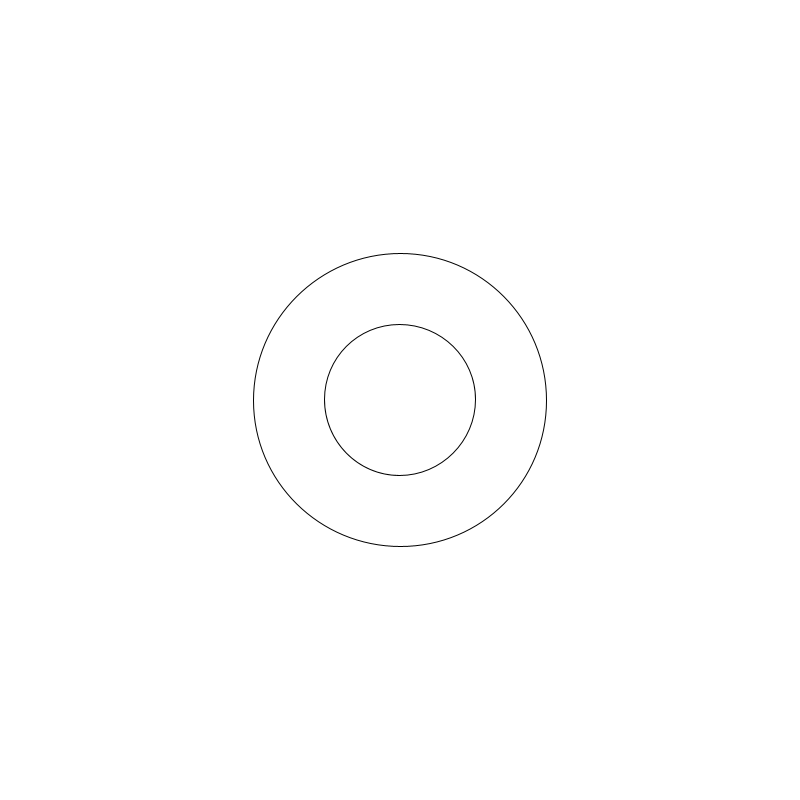
Frame 1 (no input)
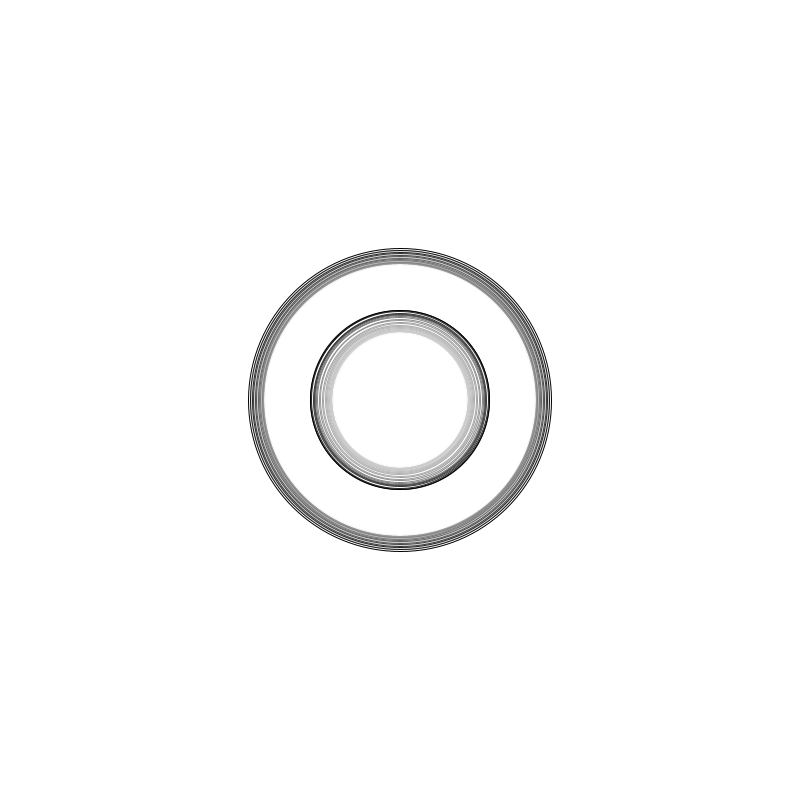
Frame 60 (the mouse pressed at the canvas centre just before this capture)
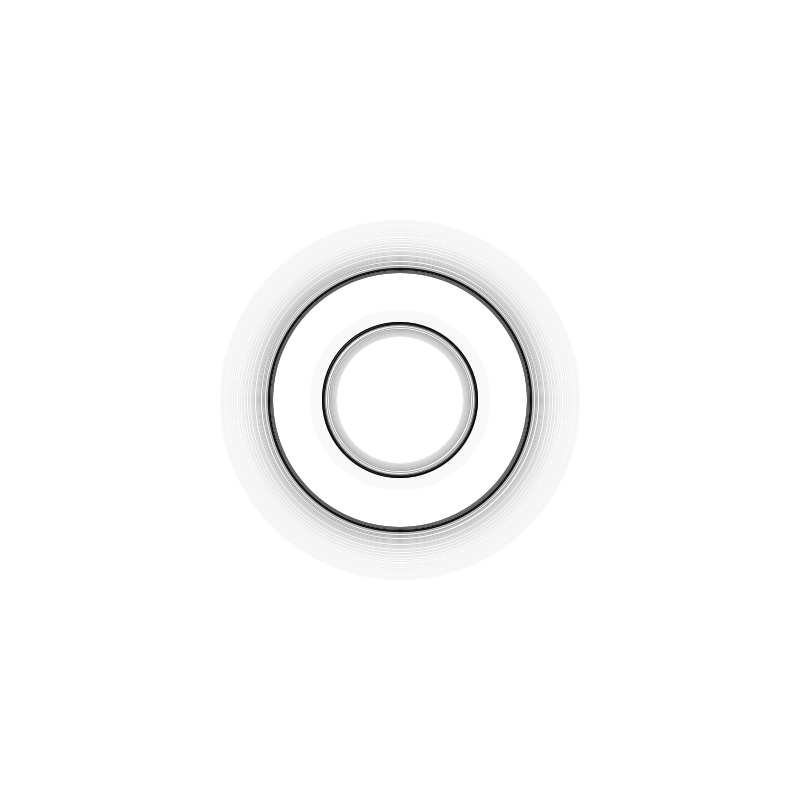
Frame 120 (the mouse held since frame 60 and released just before this capture)

The Processing sketch that drew these frames (run headless with seeded random() and noise(); from frame 60 on, the mouse is pressed at the canvas centre):

// Processing sketch: Motion
// ── Motion.pde
/*
  Motion Example using Noise
  Thomas Sanchez Lengeling
*/

//noise increment variable
float noiseInc01 = 0.3;
float noiseInc02 = 0.23;

// initilization
void setup() {
  size(800, 800);
  
  //smooth lines
  smooth(32);
  background(255);
}

void draw() {
  
  //background alpha effect, transparent background
  noStroke();
  fill(255, 20);
  rect(0, 0, width, height);

  //color of the ellipse
  //stroke -> black with no filling
  stroke(0);
  noFill();
  
  
  //random noise increment 1
  float tam = 200 + noise(noiseInc01)*200;
  noiseInc01 += 0.022; //update
  
  // outer circle
  ellipse(width/2.0, height/2.0, tam, tam);
  
  //random noise increment 2
  float tam2 = 100 + noise(noiseInc02)*100;
  noiseInc02 += 0.03;
  
  // inner circle
  ellipse(width/2.0, height/2.0, tam2, tam2);
}
